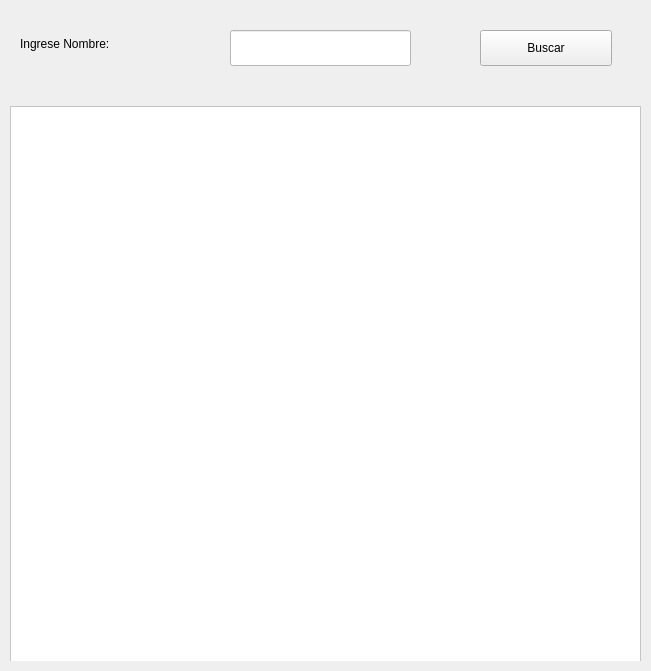
<?xml version="1.0" encoding="UTF-8"?>
<ui version="4.0">
 <class>PantallaListarPorNombre</class>
 <widget class="QWidget" name="PantallaListarPorNombre">
  <property name="geometry">
   <rect>
    <x>0</x>
    <y>0</y>
    <width>651</width>
    <height>671</height>
   </rect>
  </property>
  <property name="windowTitle">
   <string>Form</string>
  </property>
  <widget class="QWidget" name="layoutWidget">
   <property name="geometry">
    <rect>
     <x>10</x>
     <y>10</y>
     <width>631</width>
     <height>651</height>
    </rect>
   </property>
   <layout class="QVBoxLayout" name="verticalLayout">
    <item>
     <widget class="QWidget" name="widget" native="true">
      <property name="minimumSize">
       <size>
        <width>100</width>
        <height>80</height>
       </size>
      </property>
      <property name="maximumSize">
       <size>
        <width>16777215</width>
        <height>90</height>
       </size>
      </property>
      <widget class="QLabel" name="label">
       <property name="geometry">
        <rect>
         <x>10</x>
         <y>20</y>
         <width>181</width>
         <height>28</height>
        </rect>
       </property>
       <property name="text">
        <string>Ingrese Nombre:</string>
       </property>
      </widget>
      <widget class="QLineEdit" name="lineEdit">
       <property name="geometry">
        <rect>
         <x>220</x>
         <y>20</y>
         <width>181</width>
         <height>36</height>
        </rect>
       </property>
       <property name="styleSheet">
        <string notr="true">background-color: white</string>
       </property>
      </widget>
      <widget class="QPushButton" name="pushButton">
       <property name="geometry">
        <rect>
         <x>470</x>
         <y>20</y>
         <width>132</width>
         <height>36</height>
        </rect>
       </property>
       <property name="text">
        <string>Buscar</string>
       </property>
      </widget>
     </widget>
    </item>
    <item>
     <widget class="QWidget" name="widget_2" native="true">
      <property name="minimumSize">
       <size>
        <width>100</width>
        <height>100</height>
       </size>
      </property>
      <widget class="QScrollArea" name="scrollArea">
       <property name="geometry">
        <rect>
         <x>0</x>
         <y>0</y>
         <width>631</width>
         <height>561</height>
        </rect>
       </property>
       <property name="styleSheet">
        <string notr="true">background-color: white</string>
       </property>
       <property name="widgetResizable">
        <bool>true</bool>
       </property>
       <widget class="QWidget" name="scrollAreaWidgetContents">
        <property name="geometry">
         <rect>
          <x>0</x>
          <y>0</y>
          <width>629</width>
          <height>559</height>
         </rect>
        </property>
       </widget>
      </widget>
     </widget>
    </item>
   </layout>
  </widget>
 </widget>
 <resources/>
 <connections/>
</ui>
